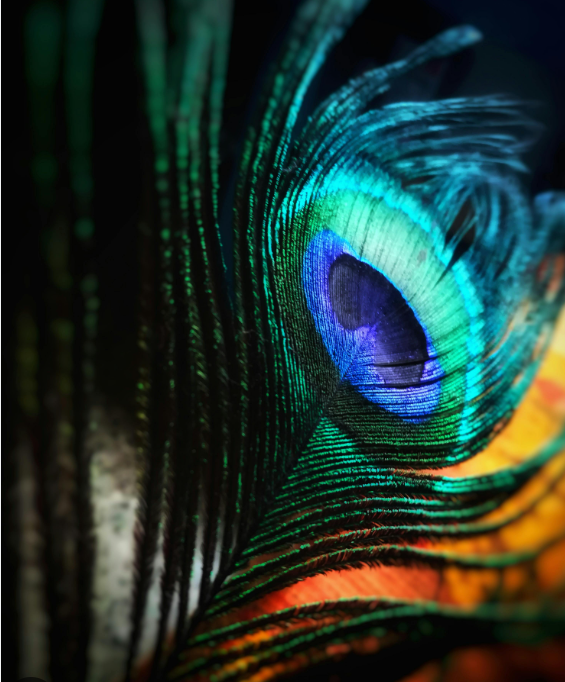
#> input picture Lab1/sample.png, 565 x 682 px
$ python Prog5.py
#> lines starting #> are read from the running program, lines starting #| are printed output that depends on the picture
import cv2

# Read the image
img = cv2.imread("sample.png")   # make sure sample.png is in the same folder
#> img is the input picture: shape (682, 565, 3); mean B, G, R 46.5, 53.2, 33.6

if img is None:
    print("❌ Could not read image. Check filename/path.")
    exit()

# Resize to fixed dimensions (e.g., 300x200)
resized_fixed = cv2.resize(img, (300, 200))
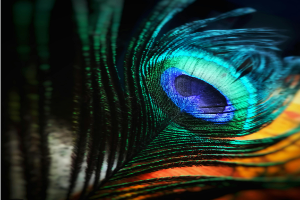
#> resized_fixed: shape (200, 300, 3); mean B, G, R 46.4, 53.1, 33.5

# Resize by scale factor (e.g., half size and double size)
resized_half = cv2.resize(img, (0, 0), fx=0.5, fy=0.5)   # 50% smaller
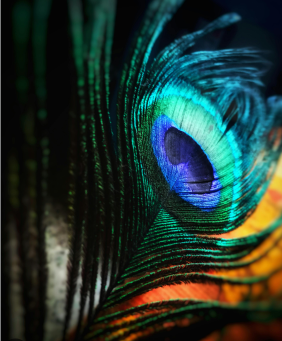
#> resized_half: shape (341, 282, 3); mean B, G, R 46.6, 53.3, 33.6
resized_double = cv2.resize(img, (0, 0), fx=2.0, fy=2.0) # 200% larger

# Show results
cv2.imshow("Original", img)
cv2.imshow("Fixed 300x200", resized_fixed)
cv2.imshow("Half Size", resized_half)
cv2.imshow("Double Size", resized_double)

cv2.waitKey(0)
cv2.destroyAllWindows()

# write a simple program to resizing the image
